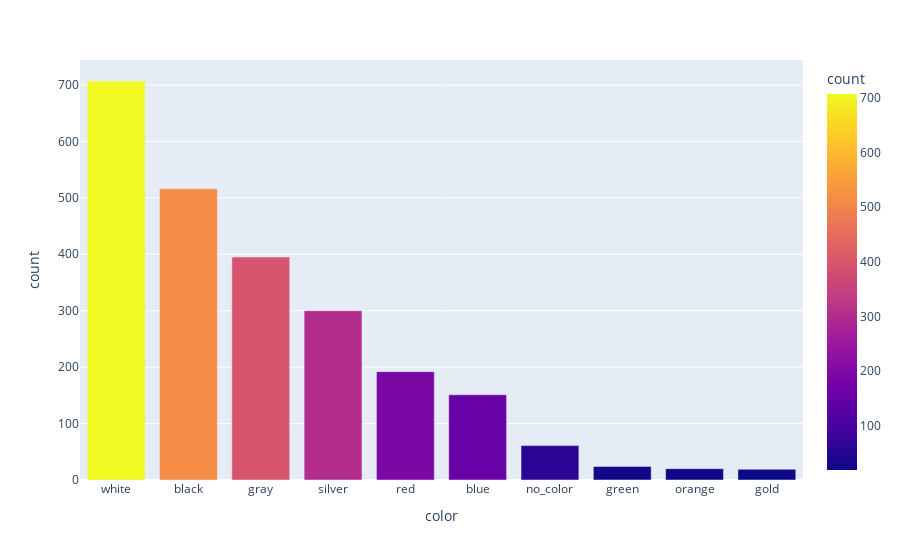

The notebook cell this image was saved under:
### Markdown cell above
#### Cars by Colour

### Code cell
car_colors = df.groupby('color')['model'].count().reset_index().sort_values('model',ascending = False).head(10)
car_colors = car_colors.rename(columns = {'model':'count'})
fig = px.bar(car_colors, x='color', y='count', color='count')
fig.show()

### Figure 1 — Plotly figure (JSON) as saved in the notebook; plotly's stock layout.template omitted (floating-point values rounded to 4 significant figures)
{"data": [{"alignmentgroup": "True", "hovertemplate": "color=%{x}<br>count=%{marker.color}<extra></extra>", "legendgroup": "", "marker": {"color": [707, 516, 395, 300, 192, 151, 61, 24, 20, 19], "coloraxis": "coloraxis", "pattern": {"shape": ""}}, "name": "", "offsetgroup": "", "orientation": "v", "showlegend": false, "textposition": "auto", "type": "bar", "x": ["white", "black", "gray", "silver", "red", "blue", "no_color", "green", "orange", "gold"], "xaxis": "x", "y": [707, 516, 395, 300, 192, 151, 61, 24, 20, 19], "yaxis": "y"}], "layout": {"barmode": "relative", "coloraxis": {"colorbar": {"title": {"text": "count"}}, "colorscale": [[0, "#0d0887"], [0.1111, "#46039f"], [0.2222, "#7201a8"], [0.3333, "#9c179e"], [0.4444, "#bd3786"], [0.5556, "#d8576b"], [0.6667, "#ed7953"], [0.7778, "#fb9f3a"], [0.8889, "#fdca26"], [1, "#f0f921"]]}, "legend": {"tracegroupgap": 0}, "margin": {"t": 60}, "xaxis": {"anchor": "y", "domain": [0, 1], "title": {"text": "color"}}, "yaxis": {"anchor": "x", "domain": [0, 1], "title": {"text": "count"}}}}
